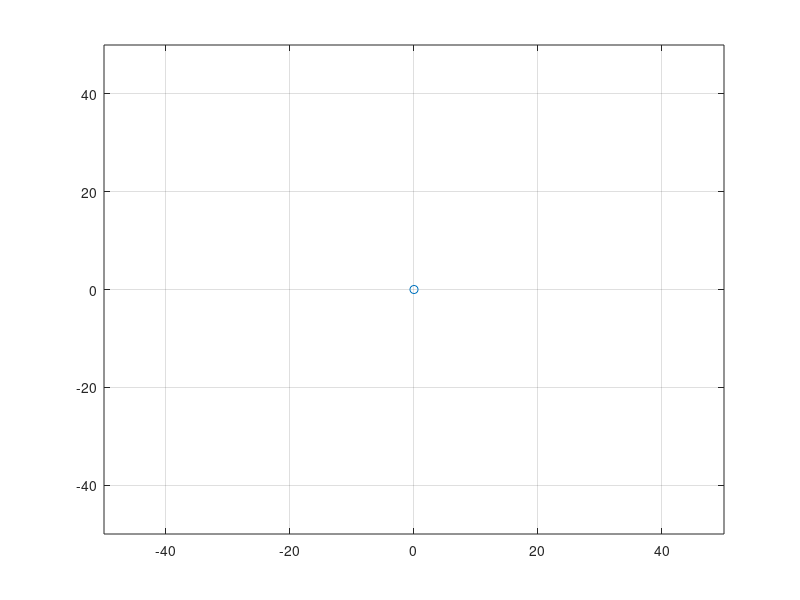
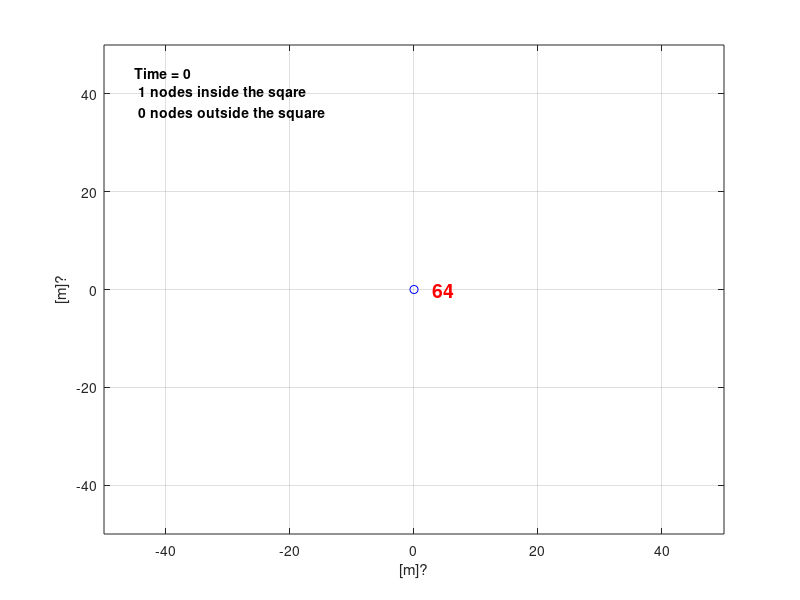

MATLAB code for these plots, in order: (Note: this script raises an error after producing the figures.)
close all;
clear all;

%% INITIALIZATION
FOCUS_ID_1 = 0;
FOCUS_ID_2 = 0;
PLOT_NODE_LABELS = 1;
LAYOUT_ALGORITHM = 0;
CENTER_ON_ID = 100;
NOISE_AMPL = 1;

amountOfMovingNodes = 2;
firstNodeId = 100;
duration_s = 10;
Ts = 0.2;
t = 0:Ts:duration_s;
%fixedNodesPositionXY = zeros(amountOfFixedNodes,3);
fixedNodesPositionXY(1,:) = [firstNodeId, 0, 0];

%% GENERATE SAMPLE DATA FOR FIXED NODES
figure(1)
plot(fixedNodesPositionXY(1,2), fixedNodesPositionXY(1,3),'o')
axis([-50, 50, -50, 50]);
grid on;

fprintf('Fixed node with ID:%d inserted in pos (0,0)\n',firstNodeId);
fprintf('Insert new nodes by clicking on image (right click to stop)\n');
button = 1;
fixedNodeNo = 2; %NB: the firs node is automatically inserted at pos (0,0)
while button == 1
    [x,y,button] = ginput(1);
    if button == 1
        fprintf('Node with ID:%d inserted in pos (%.2f,%.2f)!\n',firstNodeId+fixedNodeNo-1, x,y);
        fixedNodesPositionXY = [fixedNodesPositionXY(1:fixedNodeNo-1,:);[firstNodeId+fixedNodeNo-1 , x , y]];
        plot(fixedNodesPositionXY(1:fixedNodeNo,2), fixedNodesPositionXY(1:fixedNodeNo,3),'o');
        axis([-50, 50, -50, 50]);
        grid on;
        fixedNodeNo = fixedNodeNo+1;
    end
end
fprintf('Fixed nodes inserted!\n\n');
%% GENERATE SAMPLE DATA FOR MOVING NODES (only linear trajectories are alowed)
movingNodePositionXY = zeros(1,3,size(t,2));
movingNodeNo = 1;
button = 1;
fprintf('Insert new moving nodes by clicking on image, only linear trajectories are alowed (right click to stop)\n');
while button == 1
    fprintf('Select start point (right click to stop)...\n');
    [x,y,button] = ginput(1);
    if button == 1 %continue
        start_XY = [x,y];
        fprintf('Select stop point (right click to stop)...\n');
        [x,y,button] = ginput(1);
        if button == 1 %continue
            fprintf('Node with ID:%d inserted!\n',firstNodeId+fixedNodeNo-2+movingNodeNo);
            
            stop_XY = [x,y];
            
            len_XY = stop_XY - start_XY;
            speed_XY = len_XY./duration_s;
            
            for timeNo = 1:size(t,2)
                movingNodePositionXY(movingNodeNo,:,timeNo) = [firstNodeId+fixedNodeNo-2+movingNodeNo, start_XY+speed_XY.*timeNo.*Ts];
            end
            movingNodeNo = movingNodeNo + 1;
        end
    end
end
fprintf('Moving nodes inserted!\n\n');
nodePositionXY_GroundTh = zeros(fixedNodeNo-1+movingNodeNo-1,3,size(t,2));
for timeNo = 1:size(t,2)
    if movingNodeNo ~= 1
        nodePositionXY_GroundTh(:,:,timeNo) = [fixedNodesPositionXY ; movingNodePositionXY(:,:,timeNo)];
    else
        nodePositionXY_GroundTh(:,:,timeNo) = fixedNodesPositionXY;
    end
end

%% CALCULATE LINKS  AND OTHERS VARIABLES NEEDED FOR THE LAYOUT
links = [];
graphEdeges_m_filt = [];
for nodeNo_1 = 1:size(nodePositionXY_GroundTh,1)-1
    for nodeNo_2 = nodeNo_1+1:size(nodePositionXY_GroundTh,1)
        graphEdeges_m_filt_link = [];
        links = cat(2,links,[nodePositionXY_GroundTh(nodeNo_1,1,1);nodePositionXY_GroundTh(nodeNo_2,1,1)]);
        for timeIndexNo = 1 : size(nodePositionXY_GroundTh,3)
            d = sqrt( (nodePositionXY_GroundTh(nodeNo_2,2,timeIndexNo) - nodePositionXY_GroundTh(nodeNo_1,2,timeIndexNo))^2 + (nodePositionXY_GroundTh(nodeNo_2,3,timeIndexNo) - nodePositionXY_GroundTh(nodeNo_1,3,timeIndexNo))^2 );
            graphEdeges_m_filt_link = cat(1,graphEdeges_m_filt_link,d);
        end
        graphEdeges_m_filt =  cat(2,graphEdeges_m_filt,graphEdeges_m_filt_link);
    end
end
LINKS_UNRELIABLITY = zeros(size(t,2),size(links,2));
AVAILABLE_IDs = nodePositionXY_GroundTh(:,1,1);

noise = rand(size(graphEdeges_m_filt)) * NOISE_AMPL - NOISE_AMPL/2;
graphEdeges_m_filt = graphEdeges_m_filt + noise;
%% PLAYBACK THE GENERATED DATA
figure(2)
filename = '../output/fakeData.gif';
fps = 1/Ts*5;
colorlist2 = hsv( size(nodePositionXY_GroundTh,1) );
squareDim = 50;
fprintf('Playback data!\n\n');
for timeIndexNo = 1 : size(nodePositionXY_GroundTh,3)
    nodePositionXY_temp = nodePositionXY_GroundTh(nodePositionXY_GroundTh(:,1,timeIndexNo) ~= 0,:, timeIndexNo);
    nodesOutsideSquare = 0;
    regularNodesPositionXY_temp =  nodePositionXY_temp(nodePositionXY_temp(:,1)~=254 & nodePositionXY_temp(:,1)~=FOCUS_ID_1 & nodePositionXY_temp(:,1)~=FOCUS_ID_2,:);
    masterNodePositionXY_temp = nodePositionXY_temp(nodePositionXY_temp(:,1)==254,:);
    focusNodesPositionXY_temp = nodePositionXY_temp(nodePositionXY_temp(:,1)==FOCUS_ID_1 | nodePositionXY_temp(:,1)==FOCUS_ID_2,:);
    plot(regularNodesPositionXY_temp(:,2),regularNodesPositionXY_temp(:,3),'bo',masterNodePositionXY_temp(:,2),masterNodePositionXY_temp(:,3),'ro',focusNodesPositionXY_temp(:,2),focusNodesPositionXY_temp(:,3),'go','LineWidth',3);
    xlabel('[m]?');
    ylabel('[m]?');
    grid on;
    for nodeNo = 1 : size(nodePositionXY_temp,1)
        if PLOT_NODE_LABELS == 1
            str = sprintf('%x',nodePositionXY_temp(nodeNo,1));
            text(nodePositionXY_temp(nodeNo,2)+3,nodePositionXY_temp(nodeNo,3),str,'Color',colorlist2(nodeNo,:),'FontSize',14,'FontWeight','bold');
        end
        if nodePositionXY_temp(nodeNo,2) > squareDim || nodePositionXY_temp(nodeNo,2) < -squareDim || nodePositionXY_temp(nodeNo,3) > squareDim || nodePositionXY_temp(nodeNo,3) < -squareDim
            nodesOutsideSquare = nodesOutsideSquare + 1;
        end
    end
    str = sprintf('Time = %.0f\n %d nodes inside the sqare\n %d nodes outside the square',timeIndexNo*Ts,nodeNo-nodesOutsideSquare,nodesOutsideSquare);
    text(-squareDim+squareDim*0.1,squareDim-squareDim*0.2,str,'FontSize',10,'FontWeight','bold');
    axis([-squareDim squareDim -squareDim squareDim]);
    
    drawnow
    frame = getframe(2);
    im = frame2im(frame);
    [imind,cm] = rgb2ind(im,256);
    if timeIndexNo == 1;
        imwrite(imind,cm,filename,'gif', 'Loopcount',Inf,'delaytime',1/fps);
    else
        imwrite(imind,cm,filename,'gif','WriteMode','append','delaytime',1/fps);
    end
end


